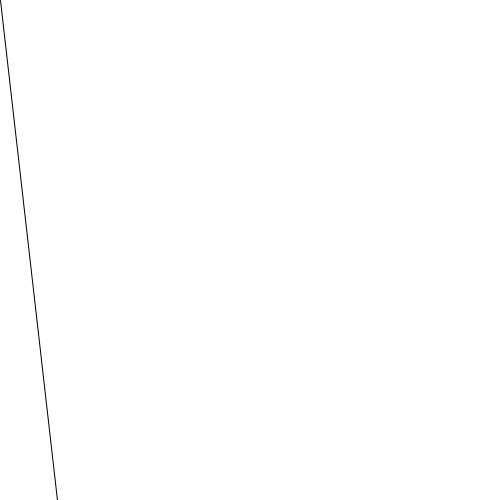
Frame 1 (no input)
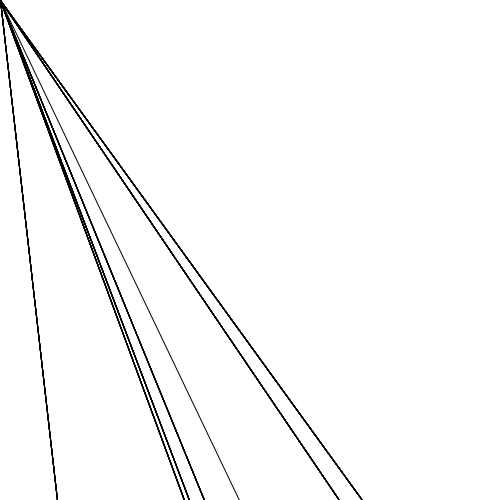
Frame 60 (the mouse pressed at the canvas centre just before this capture)
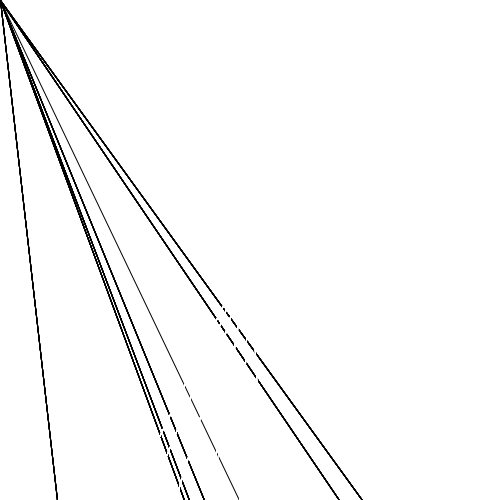
Frame 120 (the mouse held since frame 60 and released just before this capture)

The Processing sketch that drew these frames (run headless with seeded random() and noise(); from frame 60 on, the mouse is pressed at the canvas centre):

// Processing sketch: interactivity
// ── interactivity.pde
int number = int(random(width/4, 3*width/4));
boolean clear = false;
color c;

void setup() {
  size(500, 500);
  background(255);
}

void draw() {
  if(keyPressed == true){
    background(255);
  }
  if(frameCount % 10 == 0){
    number = int(random(width/4, 3*width/4));
  }
  line(mouseX, mouseY, number, 500);
}

void mousePressed(){
  c = color(127, 0, 0);
  background(c);
  stroke(255);
}

void mouseReleased(){
  c = color(255);
  background(c);
  stroke(0);
}
/*void keyPressed(){
  if()
}*/
